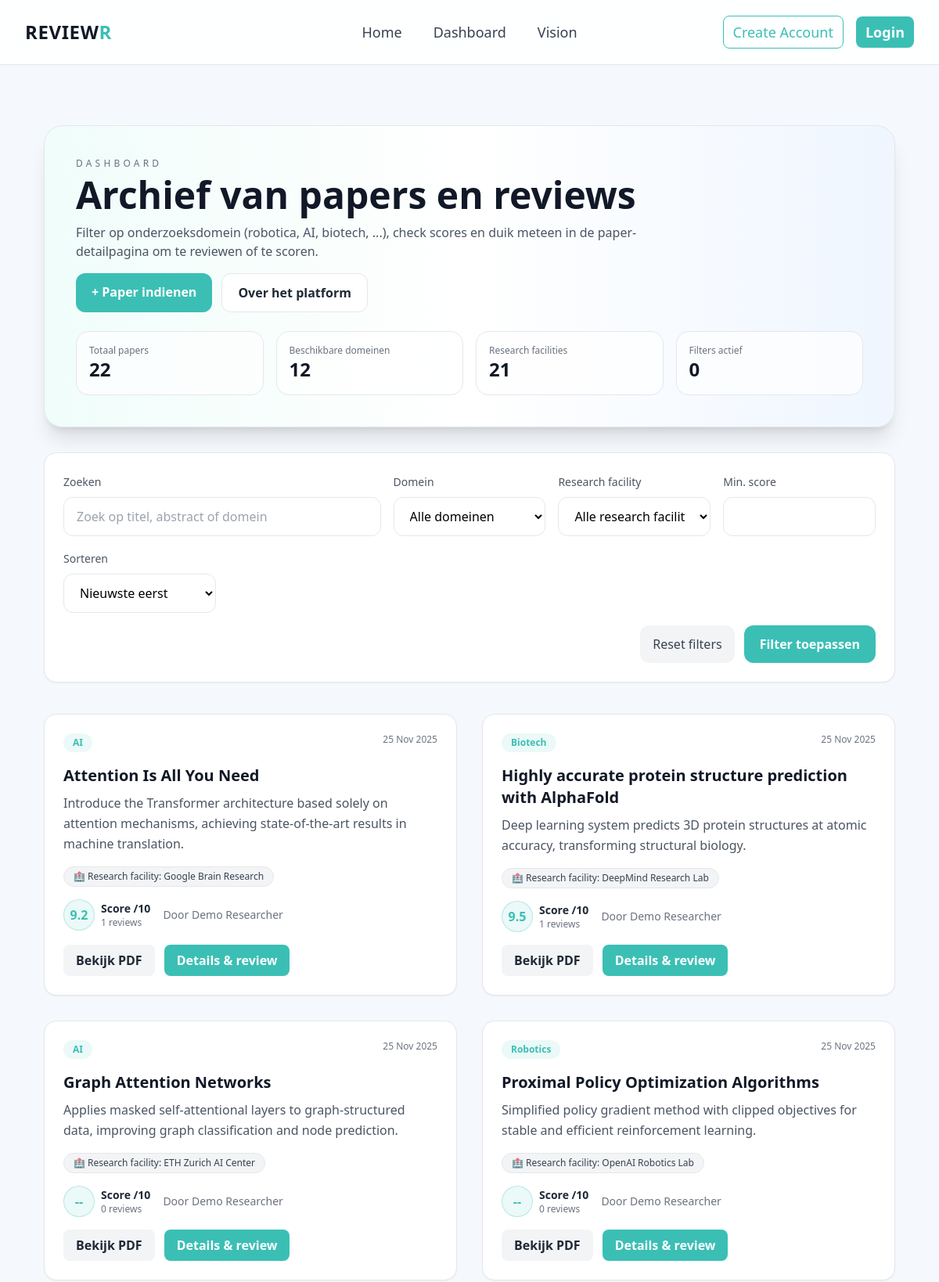
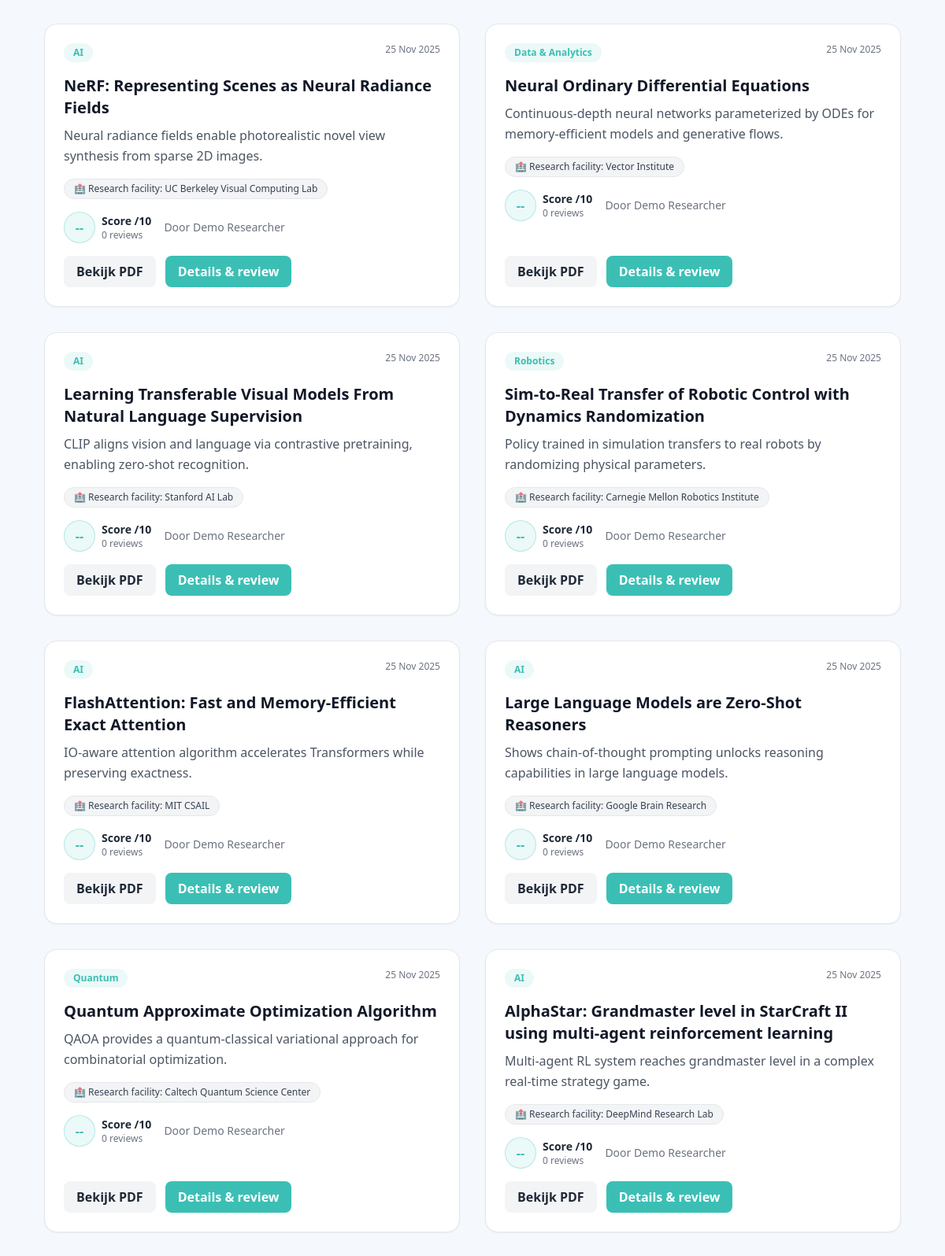
/dashboard (upper part), run on the app's committed database (2 pictures, top to bottom).
### app/models.py (models this page shows, shortened)
class Paper(db.Model):
    __tablename__ = "Paper"
    paper_id = db.Column(db.Integer, primary_key=True)
    user_id = db.Column(db.Integer, db.ForeignKey('User.user_id', ondelete='CASCADE'))
    title = db.Column(db.String(255), nullable=False)
    abstract = db.Column(db.Text)
    research_domain = db.Column(db.String(120), default="General", nullable=False)
    upload_date = db.Column(db.DateTime, server_default=db.func.now())
    file_path = db.Column(db.String(512), nullable=False)
    reviews = db.relationship('Review', backref='paper', lazy=True)
    companies = db.relationship('PaperCompany', back_populates='paper')

class PaperCompany(db.Model):
    __tablename__ = "PaperCompany"
    paper_id = db.Column(db.Integer, db.ForeignKey('Paper.paper_id', ondelete='CASCADE'), primary_key=True)
    company_id = db.Column(db.Integer, db.ForeignKey('Company.company_id', ondelete='CASCADE'), primary_key=True)
    paper = db.relationship('Paper', back_populates='companies')
    company = db.relationship('Company', back_populates='papers')

class Company(db.Model):
    __tablename__ = "Company"
    company_id = db.Column(db.Integer, primary_key=True)
    name = db.Column(db.String(255), nullable=False)
    industry = db.Column(db.String(255))
    papers = db.relationship('PaperCompany', back_populates='company')

class User(db.Model):
    __tablename__ = "User"
    user_id = db.Column(db.Integer, primary_key=True)
    name = db.Column(db.String(255), nullable=False)
    email = db.Column(db.String(255), unique=True, nullable=False)
    role = db.Column(db.String(100), nullable=False)
    papers = db.relationship('Paper', backref='author', lazy=True)
    reviews = db.relationship('Review', backref='reviewer', lazy=True)

### app/routes.py (the view, shortened to what this page needs)
@main.route("/dashboard")
def dashboard():
    search = request.args.get("q", "").strip()
    selected_domain = request.args.get("domain", "all")
    selected_company = request.args.get("company", "").strip()
    min_score = request.args.get("min_score", "").strip()
    sort = request.args.get("sort", "newest")
    try:
        ensure_demo_content()
        avg_subq = (
            db.session.query(
                Review.paper_id.label("paper_id"),
                func.avg(Review.score).label("avg_score"),
                func.count(Review.review_id).label("score_count"),
            )
            .group_by(Review.paper_id)
            .subquery()
        )
        query = Paper.query
        if selected_domain and selected_domain != "all":
            query = query.filter(Paper.research_domain.ilike(f"%{selected_domain}%"))
        if selected_company:
            query = query.join(PaperCompany).join(Company).filter(Company.name.ilike(f"%{selected_company}%"))
        query = query.outerjoin(avg_subq, Paper.paper_id == avg_subq.c.paper_id)
        min_score_val = None
        if min_score:
            try:
                min_score_val = float(min_score)
                query = query.filter(func.coalesce(avg_subq.c.avg_score, 0) >= min_score_val)
            except ValueError:
                min_score_val = None
        if sort == "best":
            query = query.order_by(func.coalesce(avg_subq.c.avg_score, 0).desc())
        else:
            query = query.order_by(Paper.upload_date.desc())
        papers = (
            query.options(
                joinedload(Paper.author),
                joinedload(Paper.reviews).joinedload(Review.reviewer),
                joinedload(Paper.reviews).joinedload(Review.company),
                joinedload(Paper.companies).joinedload(PaperCompany.company),
            )
            .distinct()
            .all()
        )
        avg_rows = db.session.query(avg_subq.c.paper_id, avg_subq.c.avg_score, avg_subq.c.score_count).all()
        score_map = {
            row.paper_id: {
                "avg": round(float(row.avg_score), 1) if row.avg_score is not None else None,
                "count": row.score_count,
            }
            for row in avg_rows
        }
        domain_rows = db.session.query(Paper.research_domain).distinct().all()
        domain_filters = sorted({d.research_domain for d in domain_rows if d.research_domain}.union(set(POPULAR_DOMAINS)))
        companies = Company.query.order_by(Company.name).all()
        return render_template(
            "dashboard.html",
            title="Dashboard",
            papers=papers,
            score_map=score_map,
            domains=domain_filters,
            companies=companies,
            selected_domain=selected_domain,
            selected_company=selected_company,
            min_score=min_score_val if min_score_val is not None else "",
            sort=sort,
            query=search,
            offline=False,
            offline_error=None,
        )
    except Exception as exc:
        demo_companies = [SimpleNamespace(company_id=i + 1, name=c["name"]) for i, c in enumerate(DEMO_COMPANIES)]
        demo_company_lookup = {c.name: c for c in demo_companies}
        fallback_papers = []
        for i, p in enumerate(DEMO_PAPERS, start=1):
            company_link = SimpleNamespace(company=demo_company_lookup.get(p["company"]))
            paper_obj = SimpleNamespace(
                paper_id=i,
                title=p["title"],
                abstract=p["abstract"],
                research_domain=p["research_domain"],
                upload_date=None,
                file_path=p["file_path"],
                author=SimpleNamespace(name="Demo Author"),
                reviews=[],
                companies=[company_link],
                user_id=0,
            )
            fallback_papers.append(paper_obj)
        fallback_scores = {
            1: {"avg": 9.1, "count": 1},
            2: {"avg": 8.7, "count": 1},
        }
        domain_filters = sorted({p["research_domain"] for p in DEMO_PAPERS}.union(set(POPULAR_DOMAINS)))
        return render_template(
            "dashboard.html",
            title="Dashboard (offline demo)",
            papers=fallback_papers,
            score_map=fallback_scores,
            domains=domain_filters,
            companies=demo_companies,
            selected_domain="all",
            selected_company="",
            min_score="",
            sort="newest",
            query="",
            offline=True,
            offline_error="Database niet bereikbaar, tonen demo data. Detailpagina's zijn klikbaar maar niet schrijfbaar.",
        )

### app/templates/dashboard.html (shortened to what this page needs)
{% extends "base.html" %}
{% block content %}
<section class="bg-gradient-to-r from-teal-50 via-white to-blue-50 border border-gray-200 rounded-3xl shadow-xl p-10">
  <div class="flex flex-col gap-6">
    <div class="flex justify-between flex-wrap gap-4 items-start">
      <div>
        <p class="text-xs uppercase tracking-[0.35em] text-gray-500">Dashboard</p>
        <h1 class="text-4xl md:text-5xl font-extrabold text-gray-900 mt-2">Archief van papers en reviews</h1>
        <p class="text-gray-600 max-w-3xl mt-3">Filter op onderzoeksdomein (robotica, AI, biotech, ...), check scores en duik meteen in de paper-detailpagina om te reviewen of te scoren.</p>
      </div>
      <div class="flex gap-3">
        <a href="{{ url_for('main.upload_paper') }}" class="px-5 py-3 bg-accent text-white rounded-xl font-semibold hover:bg-teal-600 transition">+ Paper indienen</a>
        <a href="{{ url_for('main.about') }}" class="px-5 py-3 bg-white border border-gray-200 text-gray-800 rounded-xl font-semibold hover:bg-gray-100 transition">Over het platform</a>
      </div>
    </div>
    <div class="grid grid-cols-2 md:grid-cols-4 gap-4">
      <div class="bg-white/70 border border-gray-200 rounded-2xl p-4">
        <p class="text-xs text-gray-500">Totaal papers</p>
        <p class="text-2xl font-bold text-gray-900">{{ papers|length }}</p>
      </div>
      <div class="bg-white/70 border border-gray-200 rounded-2xl p-4">
        <p class="text-xs text-gray-500">Beschikbare domeinen</p>
        <p class="text-2xl font-bold text-gray-900">{{ domains|length }}</p>
      </div>
      <div class="bg-white/70 border border-gray-200 rounded-2xl p-4">
        <p class="text-xs text-gray-500">Research facilities</p>
        <p class="text-2xl font-bold text-gray-900">{{ companies|length }}</p>
      </div>
      <div class="bg-white/70 border border-gray-200 rounded-2xl p-4">
        <p class="text-xs text-gray-500">Filters actief</p>
        <p class="text-2xl font-bold text-gray-900">
          {% set active_filters = 0 %}
          {% if query %}{% set active_filters = active_filters + 1 %}{% endif %}
          {% if selected_domain and selected_domain != 'all' %}{% set active_filters = active_filters + 1 %}{% endif %}
          {% if selected_company %}{% set active_filters = active_filters + 1 %}{% endif %}
          {% if min_score %}{% set active_filters = active_filters + 1 %}{% endif %}
          {{ active_filters }}
        </p>
      </div>
    </div>
  </div>
</section>
<form method="get" class="mt-8 bg-white border border-gray-200 rounded-2xl shadow-sm p-6 grid md:grid-cols-5 gap-4">
  <div class="md:col-span-2">
    <label class="text-sm text-gray-600">Zoeken</label>
    <input type="text" name="q" placeholder="Zoek op titel, abstract of domein" value="{{ query }}"
           class="w-full mt-2 px-4 py-3 rounded-xl border border-gray-200 focus:outline-none focus:ring-2 focus:ring-accent text-black">
  </div>
  <div>
    <label class="text-sm text-gray-600">Domein</label>
    <select name="domain" class="w-full mt-2 px-4 py-3 rounded-xl border border-gray-200 focus:outline-none focus:ring-2 focus:ring-accent text-black bg-white">
      <option value="all" {% if selected_domain == 'all' %}selected{% endif %}>Alle domeinen</option>
    </select>
  </div>
  <div>
    <label class="text-sm text-gray-600">Research facility</label>
    <select name="company" class="w-full mt-2 px-4 py-3 rounded-xl border border-gray-200 focus:outline-none focus:ring-2 focus:ring-accent text-black bg-white">
      <option value="" {% if not selected_company %}selected{% endif %}>Alle research facilities</option>
    </select>
  </div>
  <div>
    <label class="text-sm text-gray-600">Min. score</label>
    <input type="number" step="0.1" min="0" max="10" name="min_score" value="{{ min_score }}"
           class="w-full mt-2 px-4 py-3 rounded-xl border border-gray-200 focus:outline-none focus:ring-2 focus:ring-accent text-black">
  </div>
  <div>
    <label class="text-sm text-gray-600">Sorteren</label>
    <select name="sort" class="w-full mt-2 px-4 py-3 rounded-xl border border-gray-200 focus:outline-none focus:ring-2 focus:ring-accent text-black bg-white">
      <option value="newest" {% if sort == 'newest' %}selected{% endif %}>Nieuwste eerst</option>
    </select>
  </div>
  <div class="md:col-span-5 flex flex-wrap gap-3 justify-end">
          <a href="{{ url_for('main.dashboard') }}" class="px-4 py-3 text-gray-700 bg-gray-100 rounded-xl hover:bg-gray-200 transition">Reset filters</a>
          <button type="submit" class="px-5 py-3 bg-accent text-white rounded-xl font-semibold hover:bg-teal-600 transition" {% if offline %}disabled class="opacity-60 cursor-not-allowed"{% endif %}>Filter toepassen</button>
        </div>
</form>
<div class="mt-10 grid md:grid-cols-2 gap-8">
  {% for p in papers %}
    {% set file_ref = p.file_path|default('') %}
    {% if file_ref %}
      {% set pdf_url = file_ref if file_ref.startswith('http') else url_for('static', filename=file_ref) %}
    {% else %}
      {% set pdf_url = '#' %}
    {% endif %}
    {% set stats = score_map.get(p.paper_id) %}
    <article class="group bg-white rounded-2xl border border-gray-200 shadow-sm hover:shadow-xl transition overflow-hidden">
      <div class="p-6 flex flex-col gap-4 h-full">
        <div class="flex justify-between items-start gap-3">
          <span class="px-3 py-1 text-xs font-semibold rounded-full bg-accent/10 text-accent">{{ p.research_domain }}</span>
          <span class="text-xs text-gray-500">{{ p.upload_date.strftime('%d %b %Y') if p.upload_date else '' }}</span>
        </div>
        {% set preview = p.abstract or '' %}
        <div class="space-y-2">
          <h3 class="text-xl font-bold text-gray-900 group-hover:text-accent transition">
            <a href="{{ url_for('main.paper_detail', paper_id=p.paper_id) }}" class="hover:underline">{{ p.title }}</a>
          </h3>
          <p class="text-gray-600 leading-relaxed">{{ preview[:220] }}{% if preview|length > 220 %}...{% endif %}</p>
        </div>
        <div class="flex flex-wrap gap-2">
          {% if p.companies %}
            {% for link in p.companies %}
              <span class="px-3 py-1 text-xs rounded-full bg-gray-100 text-gray-700 border border-gray-200">🏥 Research facility: {{ link.company.name }}</span>
            {% endfor %}
          {% else %}
            <span class="px-3 py-1 text-xs rounded-full bg-gray-50 text-gray-500 border border-dashed border-gray-200">Nog geen research facility aangegeven</span>
          {% endif %}
        </div>
        <div class="flex items-center gap-4">
          <div class="flex items-center gap-2">
            <div class="w-10 h-10 rounded-full bg-accent/10 border border-accent/30 flex items-center justify-center text-accent font-bold">
              {% if stats and stats.avg is not none %}{{ stats.avg }}{% else %}--{% endif %}
            </div>
            <div>
              <p class="text-sm font-semibold text-gray-800">Score /10</p>
              <p class="text-xs text-gray-500">{{ stats.count if stats else 0 }} reviews</p>
            </div>
          </div>
          <div class="text-sm text-gray-500">Door {{ p.author.name if p.author else 'Onbekend' }}</div>
        </div>
        <div class="flex flex-wrap gap-3 mt-auto">
          <a href="{{ pdf_url }}" target="_blank" class="px-4 py-2 rounded-lg bg-gray-100 text-gray-800 font-semibold hover:bg-gray-200 transition">Bekijk PDF</a>
          <a href="{{ url_for('main.paper_detail', paper_id=p.paper_id) }}" class="px-4 py-2 rounded-lg bg-accent text-white font-semibold hover:bg-teal-600 transition">Details & review</a>
        </div>
      </div>
    </article>
  {% else %}
    <div class="md:col-span-2 bg-white border border-gray-200 rounded-2xl p-10 text-center text-gray-600">
      Nog geen papers gevonden met deze filters. Dien er eentje in of reset de filters.
    </div>
  {% endfor %}
</div>
{% endblock %}

### app/templates/base.html (style rules this page uses)
html, body { background-color: #f5f8fc !important; color: #222 !important; overflow-x: hidden; height: 100%; }

### data on the page
Paper: research_domain "AI", upload_date "25 Nov 2025", title "Attention Is All You Need", abstract "Introduce the Transformer architecture based solely on attention mechanisms, achieving state-of-the-art results in machine translation.", avg "9.2", count "1", author "Demo Researcher"
PaperCompany: company.name "Google Brain Research"
Paper: research_domain "Biotech", upload_date "25 Nov 2025", title "Highly accurate protein structure prediction with AlphaFold", abstract "Deep learning system predicts 3D protein structures at atomic accuracy, transforming structural biology.", avg "9.5", count "1", author "Demo Researcher"
PaperCompany: company.name "DeepMind Research Lab"
Paper: research_domain "AI", upload_date "25 Nov 2025", title "Graph Attention Networks", abstract "Applies masked self-attentional layers to graph-structured data, improving graph classification and node prediction.", count "0", author "Demo Researcher"
PaperCompany: company.name "ETH Zurich AI Center"
Paper: research_domain "Robotics", upload_date "25 Nov 2025", title "Proximal Policy Optimization Algorithms", abstract "Simplified policy gradient method with clipped objectives for stable and efficient reinforcement learning.", count "0", author "Demo Researcher"
PaperCompany: company.name "OpenAI Robotics Lab"
Paper: research_domain "AI", upload_date "25 Nov 2025", title "NeRF: Representing Scenes as Neural Radiance Fields", abstract "Neural radiance fields enable photorealistic novel view synthesis from sparse 2D images.", count "0", author "Demo Researcher"
PaperCompany: company.name "UC Berkeley Visual Computing Lab"
Paper: research_domain "Data & Analytics", upload_date "25 Nov 2025", title "Neural Ordinary Differential Equations", abstract "Continuous-depth neural networks parameterized by ODEs for memory-efficient models and generative flows.", count "0", author "Demo Researcher"
PaperCompany: company.name "Vector Institute"
Paper: research_domain "AI", upload_date "25 Nov 2025", title "Learning Transferable Visual Models From Natural Language Supervision", abstract "CLIP aligns vision and language via contrastive pretraining, enabling zero-shot recognition.", count "0", author "Demo Researcher"
PaperCompany: company.name "Stanford AI Lab"
Paper: research_domain "Robotics", upload_date "25 Nov 2025", title "Sim-to-Real Transfer of Robotic Control with Dynamics Randomization", abstract "Policy trained in simulation transfers to real robots by randomizing physical parameters.", count "0", author "Demo Researcher"
PaperCompany: company.name "Carnegie Mellon Robotics Institute"
Paper: research_domain "AI", upload_date "25 Nov 2025", title "FlashAttention: Fast and Memory-Efficient Exact Attention", abstract "IO-aware attention algorithm accelerates Transformers while preserving exactness.", count "0", author "Demo Researcher"
PaperCompany: company.name "MIT CSAIL"
Paper: research_domain "AI", upload_date "25 Nov 2025", title "Large Language Models are Zero-Shot Reasoners", abstract "Shows chain-of-thought prompting unlocks reasoning capabilities in large language models.", count "0", author "Demo Researcher"
PaperCompany: company.name "Google Brain Research"
Paper: research_domain "Quantum", upload_date "25 Nov 2025", title "Quantum Approximate Optimization Algorithm", abstract "QAOA provides a quantum-classical variational approach for combinatorial optimization.", count "0", author "Demo Researcher"
PaperCompany: company.name "Caltech Quantum Science Center"
Paper: research_domain "AI", upload_date "25 Nov 2025", title "AlphaStar: Grandmaster level in StarCraft II using multi-agent reinforcement learning", abstract "Multi-agent RL system reaches grandmaster level in a complex real-time strategy game.", count "0", author "Demo Researcher"
PaperCompany: company.name "DeepMind Research Lab"

### other printed values
{{ papers|length }} "22"
{{ domains|length }} "12"
{{ companies|length }} "21"
{{ active_filters }} "0"
